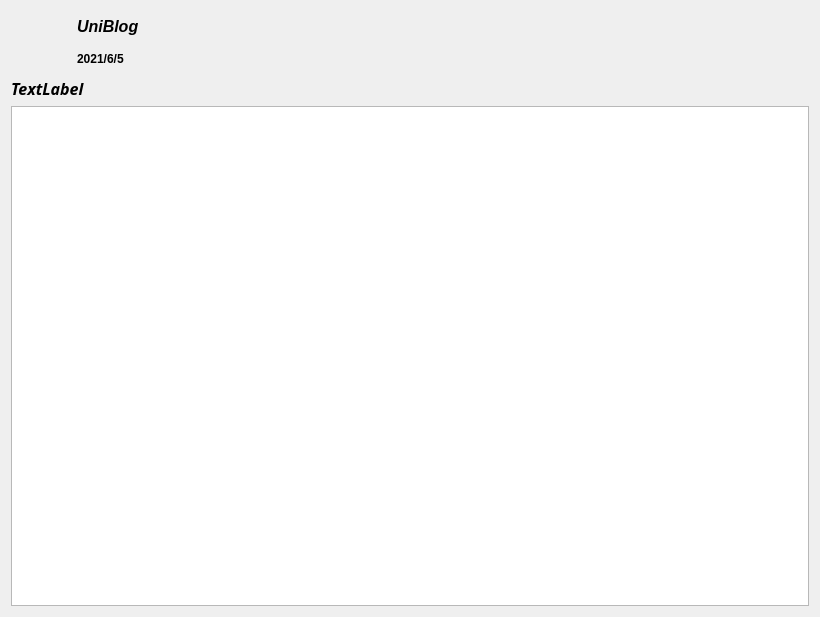
        <widget class="QWidget" name="page_5">
         <layout class="QGridLayout" name="gridLayout_10">
          <item row="0" column="1">
           <widget class="QLabel" name="usernamelable">
            <property name="minimumSize">
             <size>
              <width>0</width>
              <height>30</height>
             </size>
            </property>
            <property name="maximumSize">
             <size>
              <width>16777215</width>
              <height>40</height>
             </size>
            </property>
            <property name="font">
             <font>
              <pointsize>12</pointsize>
              <weight>75</weight>
              <italic>true</italic>
              <bold>true</bold>
             </font>
            </property>
            <property name="text">
             <string>UniBlog</string>
            </property>
           </widget>
          </item>
          <item row="1" column="1">
           <widget class="QLabel" name="timelable">
            <property name="minimumSize">
             <size>
              <width>150</width>
              <height>0</height>
             </size>
            </property>
            <property name="maximumSize">
             <size>
              <width>16777215</width>
              <height>40</height>
             </size>
            </property>
            <property name="font">
             <font>
              <pointsize>9</pointsize>
              <weight>75</weight>
              <bold>true</bold>
             </font>
            </property>
            <property name="text">
             <string>2021/6/5</string>
            </property>
           </widget>
          </item>
          <item row="0" column="0" rowspan="2">
           <widget class="QLabel" name="userhead">
            <property name="minimumSize">
             <size>
              <width>60</width>
              <height>60</height>
             </size>
            </property>
            <property name="maximumSize">
             <size>
              <width>60</width>
              <height>60</height>
             </size>
            </property>
            <property name="styleSheet">
             <string notr="true">border-image: url(:/resources/image/User/UserHead.jpg);</string>
            </property>
            <property name="text">
             <string/>
            </property>
           </widget>
          </item>
          <item row="0" column="2" rowspan="2">
           <spacer name="horizontalSpacer_2">
            <property name="orientation">
             <enum>Qt::Horizontal</enum>
            </property>
            <property name="sizeHint" stdset="0">
             <size>
              <width>576</width>
              <height>20</height>
             </size>
            </property>
           </spacer>
          </item>
          <item row="2" column="0" colspan="3">
           <widget class="QLabel" name="headtext">
            <property name="minimumSize">
             <size>
              <width>300</width>
              <height>0</height>
             </size>
            </property>
            <property name="maximumSize">
             <size>
              <width>16777215</width>
              <height>60</height>
             </size>
            </property>
            <property name="font">
             <font>
              <family>微软雅黑</family>
              <pointsize>12</pointsize>
              <weight>75</weight>
              <italic>true</italic>
              <bold>true</bold>
              <underline>false</underline>
             </font>
            </property>
            <property name="text">
             <string>TextLabel</string>
            </property>
           </widget>
          </item>
          <item row="3" column="0" colspan="3">
           <widget class="QTextEdit" name="text">
            <property name="sizePolicy">
             <sizepolicy hsizetype="Preferred" vsizetype="Preferred">
              <horstretch>0</horstretch>
              <verstretch>0</verstretch>
             </sizepolicy>
            </property>
            <property name="minimumSize">
             <size>
              <width>0</width>
              <height>500</height>
             </size>
            </property>
            <property name="maximumSize">
             <size>
              <width>16777215</width>
              <height>16777215</height>
             </size>
            </property>
            <property name="font">
             <font>
              <family>微软雅黑</family>
              <pointsize>9</pointsize>
             </font>
            </property>
           </widget>
          </item>
         </layout>
        </widget>
